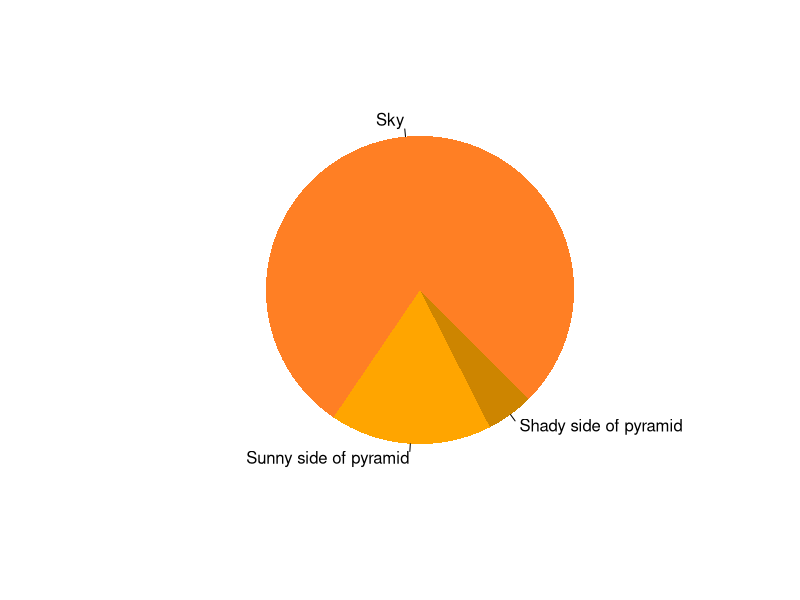
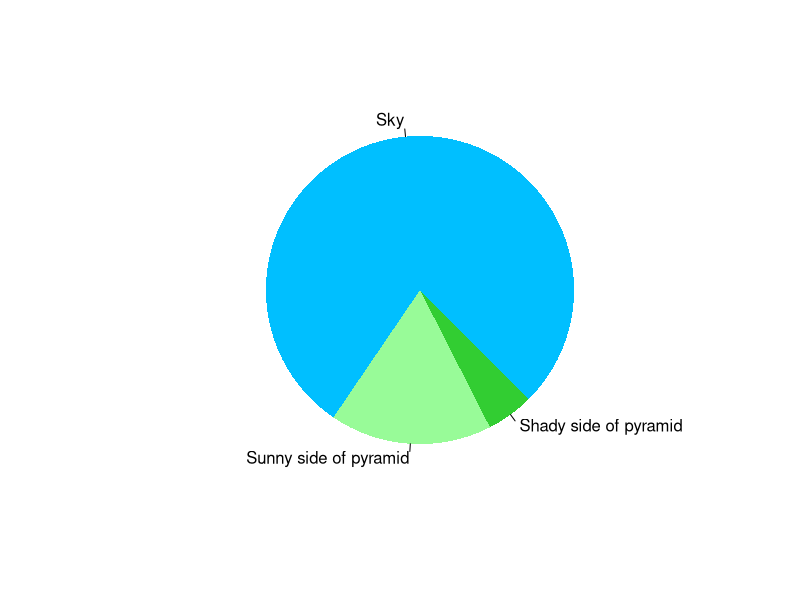

Recreate these plots in R, in order.
## ---- chunk 1
pie(
  c(Sky = 78, "Sunny side of pyramid" = 17, "Shady side of pyramid" = 5), 
  init.angle = 315, 
  col = c("chocolate1", "orange", "orange3"), 
  border = FALSE
)
## ---- chunk 2
pie(
  c(Sky = 78, "Sunny side of pyramid" = 17, "Shady side of pyramid" = 5), 
  init.angle = 315, 
  col = c("deepskyblue", "palegreen", "limegreen"), 
  border = FALSE
)
